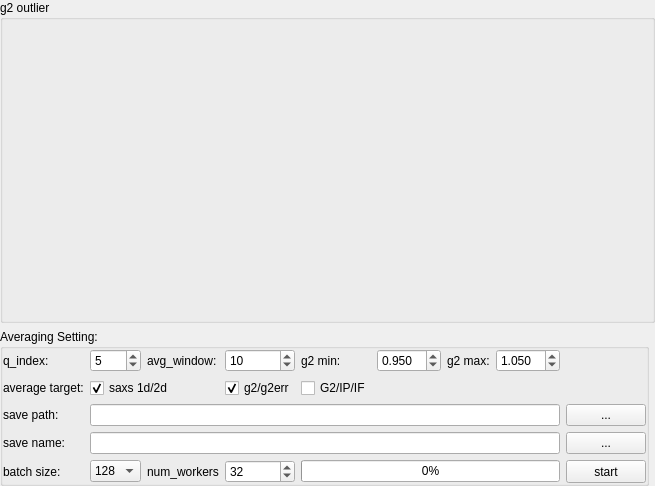
       <widget class="QWidget" name="tab_5">
        <attribute name="title">
         <string>Average</string>
        </attribute>
        <layout class="QGridLayout" name="gridLayout_36">
         <property name="leftMargin">
          <number>0</number>
         </property>
         <property name="topMargin">
          <number>0</number>
         </property>
         <property name="rightMargin">
          <number>0</number>
         </property>
         <property name="bottomMargin">
          <number>0</number>
         </property>
         <item row="1" column="0">
          <widget class="QGroupBox" name="groupBox_8">
           <property name="sizePolicy">
            <sizepolicy hsizetype="Preferred" vsizetype="Preferred">
             <horstretch>2</horstretch>
             <verstretch>0</verstretch>
            </sizepolicy>
           </property>
           <property name="title">
            <string>Averaging Setting:</string>
           </property>
           <layout class="QGridLayout" name="gridLayout_29">
            <property name="leftMargin">
             <number>0</number>
            </property>
            <property name="topMargin">
             <number>0</number>
            </property>
            <property name="rightMargin">
             <number>0</number>
            </property>
            <property name="bottomMargin">
             <number>0</number>
            </property>
            <item row="0" column="0">
             <layout class="QGridLayout" name="gridLayout_28">
              <item row="2" column="3">
               <widget class="QCheckBox" name="bx_avg_g2g2err">
                <property name="text">
                 <string>g2/g2err</string>
                </property>
                <property name="checked">
                 <bool>true</bool>
                </property>
               </widget>
              </item>
              <item row="4" column="0">
               <widget class="QLabel" name="label_19">
                <property name="text">
                 <string>save name:</string>
                </property>
               </widget>
              </item>
              <item row="3" column="1" colspan="8">
               <widget class="QLineEdit" name="avg_save_path">
                <property name="clearButtonEnabled">
                 <bool>true</bool>
                </property>
               </widget>
              </item>
              <item row="4" column="9">
               <widget class="QPushButton" name="btn_set_average_save_name">
                <property name="minimumSize">
                 <size>
                  <width>10</width>
                  <height>0</height>
                 </size>
                </property>
                <property name="text">
                 <string>...</string>
                </property>
               </widget>
              </item>
              <item row="4" column="1" colspan="8">
               <widget class="QLineEdit" name="avg_save_name">
                <property name="clearButtonEnabled">
                 <bool>true</bool>
                </property>
               </widget>
              </item>
              <item row="2" column="1" colspan="2">
               <widget class="QCheckBox" name="bx_avg_saxs">
                <property name="text">
                 <string>saxs 1d/2d</string>
                </property>
                <property name="checked">
                 <bool>true</bool>
                </property>
               </widget>
              </item>
              <item row="2" column="0">
               <widget class="QLabel" name="label_26">
                <property name="text">
                 <string>average target:</string>
                </property>
               </widget>
              </item>
              <item row="2" column="4">
               <widget class="QCheckBox" name="bx_avg_G2IPIF">
                <property name="text">
                 <string>G2/IP/IF</string>
                </property>
               </widget>
              </item>
              <item row="3" column="0">
               <widget class="QLabel" name="label_20">
                <property name="text">
                 <string>save path:</string>
                </property>
               </widget>
              </item>
              <item row="5" column="0">
               <widget class="QLabel" name="label_17">
                <property name="text">
                 <string>batch size:</string>
                </property>
               </widget>
              </item>
              <item row="5" column="1">
               <widget class="QComboBox" name="cb_avg_chunk_size">
                <property name="maximumSize">
                 <size>
                  <width>80</width>
                  <height>16777215</height>
                 </size>
                </property>
                <property name="currentIndex">
                 <number>2</number>
                </property>
                <item>
                 <property name="text">
                  <string>32</string>
                 </property>
                </item>
                <item>
                 <property name="text">
                  <string>64</string>
                 </property>
                </item>
                <item>
                 <property name="text">
                  <string>128</string>
                 </property>
                </item>
                <item>
                 <property name="text">
                  <string>256</string>
                 </property>
                </item>
                <item>
                 <property name="text">
                  <string>512</string>
                 </property>
                </item>
               </widget>
              </item>
              <item row="5" column="2">
               <widget class="QLabel" name="label_40">
                <property name="text">
                 <string>num_workers</string>
                </property>
               </widget>
              </item>
              <item row="5" column="3">
               <widget class="QSpinBox" name="num_workers">
                <property name="maximum">
                 <number>64</number>
                </property>
                <property name="singleStep">
                 <number>1</number>
                </property>
                <property name="value">
                 <number>32</number>
                </property>
               </widget>
              </item>
              <item row="5" column="9">
               <widget class="QPushButton" name="btn_submit_job">
                <property name="sizePolicy">
                 <sizepolicy hsizetype="Minimum" vsizetype="Minimum">
                  <horstretch>0</horstretch>
                  <verstretch>0</verstretch>
                 </sizepolicy>
                </property>
                <property name="text">
                 <string>start</string>
                </property>
               </widget>
              </item>
              <item row="0" column="0" rowspan="2">
               <widget class="QLabel" name="label_32">
                <property name="text">
                 <string>q_index:</string>
                </property>
               </widget>
              </item>
              <item row="0" column="1" rowspan="2">
               <widget class="QSpinBox" name="avg_qindex">
                <property name="maximum">
                 <number>999</number>
                </property>
                <property name="value">
                 <number>5</number>
                </property>
               </widget>
              </item>
              <item row="0" column="2" rowspan="2">
               <widget class="QLabel" name="label_33">
                <property name="text">
                 <string>avg_window:</string>
                </property>
               </widget>
              </item>
              <item row="0" column="3" rowspan="2">
               <widget class="QSpinBox" name="avg_window">
                <property name="minimum">
                 <number>1</number>
                </property>
                <property name="value">
                 <number>10</number>
                </property>
               </widget>
              </item>
              <item row="0" column="4" rowspan="2">
               <widget class="QLabel" name="label_25">
                <property name="text">
                 <string>g2 min:</string>
                </property>
               </widget>
              </item>
              <item row="5" column="4" colspan="5">
               <widget class="QProgressBar" name="progressbar_average">
                <property name="value">
                 <number>0</number>
                </property>
               </widget>
              </item>
              <item row="0" column="5" rowspan="2">
               <widget class="QDoubleSpinBox" name="avg_blmin">
                <property name="specialValueText">
                 <string/>
                </property>
                <property name="decimals">
                 <number>3</number>
                </property>
                <property name="maximum">
                 <double>10.000000000000000</double>
                </property>
                <property name="singleStep">
                 <double>0.010000000000000</double>
                </property>
                <property name="value">
                 <double>0.950000000000000</double>
                </property>
               </widget>
              </item>
              <item row="0" column="6" rowspan="2">
               <widget class="QLabel" name="label_39">
                <property name="text">
                 <string>g2 max:</string>
                </property>
               </widget>
              </item>
              <item row="0" column="7" rowspan="2" colspan="2">
               <widget class="QDoubleSpinBox" name="avg_blmax">
                <property name="decimals">
                 <number>3</number>
                </property>
                <property name="minimum">
                 <double>0.900000000000000</double>
                </property>
                <property name="maximum">
                 <double>10.000000000000000</double>
                </property>
                <property name="singleStep">
                 <double>0.010000000000000</double>
                </property>
                <property name="value">
                 <double>1.050000000000000</double>
                </property>
               </widget>
              </item>
              <item row="3" column="9">
               <widget class="QPushButton" name="btn_set_average_save_path">
                <property name="minimumSize">
                 <size>
                  <width>10</width>
                  <height>0</height>
                 </size>
                </property>
                <property name="text">
                 <string>...</string>
                </property>
               </widget>
              </item>
             </layout>
            </item>
           </layout>
          </widget>
         </item>
         <item row="0" column="0" colspan="2">
          <widget class="QGroupBox" name="groupBox_10">
           <property name="title">
            <string>g2 outlier</string>
           </property>
           <layout class="QGridLayout" name="gridLayout_31">
            <property name="leftMargin">
             <number>0</number>
            </property>
            <property name="topMargin">
             <number>0</number>
            </property>
            <property name="rightMargin">
             <number>0</number>
            </property>
            <property name="bottomMargin">
             <number>0</number>
            </property>
            <item row="0" column="0">
             <widget class="PlotWidgetDev" name="mp_avg_g2" native="true">
              <property name="sizePolicy">
               <sizepolicy hsizetype="Expanding" vsizetype="Expanding">
                <horstretch>0</horstretch>
                <verstretch>0</verstretch>
               </sizepolicy>
              </property>
              <property name="minimumSize">
               <size>
                <width>0</width>
                <height>300</height>
               </size>
              </property>
             </widget>
            </item>
           </layout>
          </widget>
         </item>
        </layout>
       </widget>
